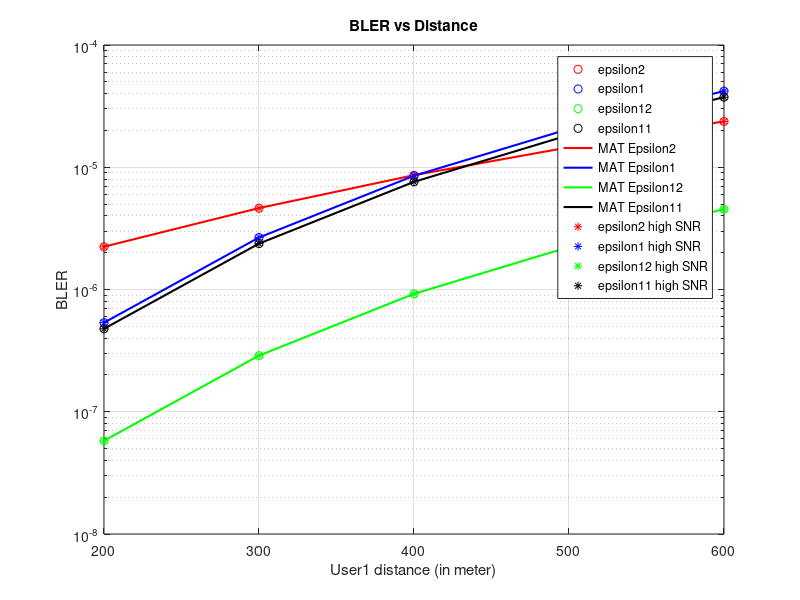

Write MATLAB code to recreate this figure.
clc; clear variables; close all;
N1=80;
N2=80;
epsilon1R=10^-5;
epsilon2R=10^-4;


eta = 4;


BW = 10^6;                  %System bandwidth
No = -174 + 10*log10(BW);   %Noise power (dBm)
no = (10^-3)*10.^(No/10);   %Noise power (linear scale)

alpha1 = 0.1;
alpha2 = 1 - alpha1;
M = 100;

w1 = 2^(N1/M)-1;
w2 = 2^(N2/M)-1;

Xi_1 = sqrt(1/(2*pi*(2^(2*N1/M)-1)));
Xi_2 = sqrt(1/(2*pi*(2^(2*N2/M)-1)));

eta_1 = w1 - (1/(2*sqrt(M)*Xi_1));
tau_1 = w1 + (1/(2*sqrt(M)*Xi_1));
eta_2 = w2 - (1/(2*sqrt(M)*Xi_2));
tau_2 = w2 + (1/(2*sqrt(M)*Xi_2));

Pt = 50; %Transmitted power in dBm
rho = (10^-3)*db2pow(Pt)/ no;

D1 = 200:100:600
D2 = 500:100:900
for u=1:length(D1)
    d1 = D1(u);
    d2 = D2(u);
    h1 = sqrt(1/2*d1^-eta)*(randn(1,10000)+1i*randn(1,10000));
    h2 = sqrt(1/2*d2^-eta)*(randn(1,10000)+1i*randn(1,10000));

    lamda1 = mean(abs(h1).^2);
    lamda2 = mean(abs(h2).^2);
    
    % BLER from approximation Q + Riemann integral
    epsilon2(u) = 1 - exp(-w2/(lamda2*rho*(alpha2-alpha1*w2)));
    epsilon12(u) = 1 - exp(-w2/(lamda1*rho*(alpha2-alpha1*w2)));
    epsilon11(u) = 1 - exp(-w1/(lamda1*rho*alpha1));
    epsilon1(u) = epsilon12(u) + epsilon11(u);
    
    % BLER from approximation Q + Riemann integral + high SNR approximation
    epsilon2_high_SNR(u) = w2/(lamda2*rho*(alpha2-alpha1*w2));
    epsilon12_high_SNR(u) = w2/(lamda1*rho*(alpha2-alpha1*w1));
    epsilon11_high_SNR(u) = w1/(lamda1*rho*alpha1);
    epsilon1_high_SNR(u) = epsilon12_high_SNR(u) + epsilon11_high_SNR(u);
    
    % BLER from approximation Q by MATLAB
    fun1 = @(x) 1-exp(x./(-lamda2*rho*(alpha2-alpha1*x)));
    fun2 = @(x) 1-exp(x./(-lamda1*rho*(alpha2-alpha1*x)));
    fun3 = @(x) 1-exp(x./(-lamda1*rho*alpha1));

    MAT_Epsilon2(u) = Xi_2*sqrt(M)*integral(fun1,eta_2,tau_2);
    MAT_Epsilon12(u) = Xi_2*sqrt(M)*integral(fun2,eta_2,tau_2);
    MAT_Epsilon11(u) = Xi_1*sqrt(M)*integral(fun3,eta_1,tau_1);
    MAT_Epsilon1(u) = MAT_Epsilon12(u) + MAT_Epsilon11(u);
end




semilogy(D1, epsilon2,'or'); hold on; grid on;
semilogy(D1, epsilon1, 'ob');
semilogy(D1, epsilon12,'og');
semilogy(D1, epsilon11, 'ok');

semilogy(D1, MAT_Epsilon2,'r', 'linewidth',1.5);
semilogy(D1, MAT_Epsilon1, 'b','linewidth',1.5);
semilogy(D1, MAT_Epsilon12,'g', 'linewidth',1.5);
semilogy(D1, MAT_Epsilon11, 'k','linewidth',1.5);

semilogy(D1, epsilon2_high_SNR,'*r');
semilogy(D1, epsilon1_high_SNR, '*b');
semilogy(D1, epsilon12_high_SNR,'*g');
semilogy(D1, epsilon11_high_SNR, '*k');

title('BLER vs Distance');
xlabel('User1 distance (in meter)');
ylabel('BLER');


legend('epsilon2','epsilon1','epsilon12','epsilon11',...
       'MAT Epsilon2','MAT Epsilon1','MAT Epsilon12','MAT Epsilon11',...
       'epsilon2 high SNR', 'epsilon1 high SNR', 'epsilon12 high SNR', 'epsilon11 high SNR' );

